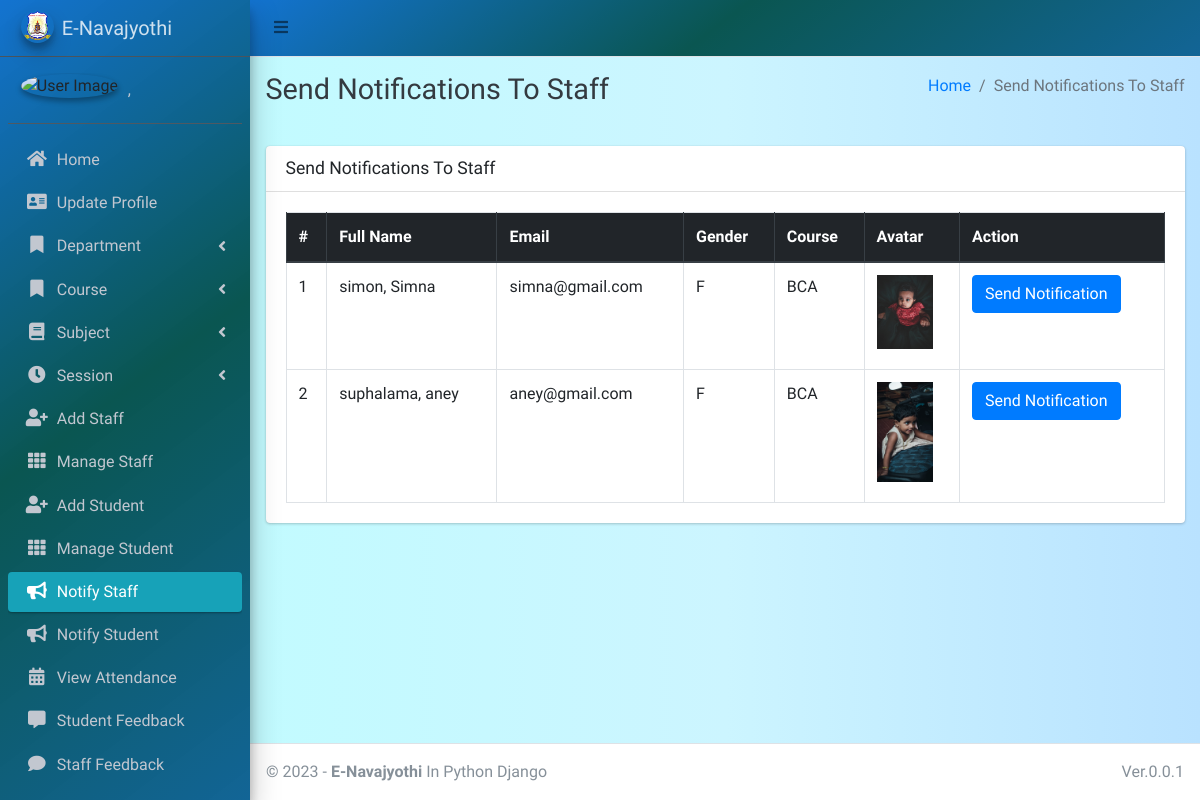
The page /admin_notify_staff (signed in) on the database its author committed.
### main_app/models.py (models this page shows, shortened)
class CustomUser(AbstractUser):
    USER_TYPE = ((1, "HOD"), (2, "Staff"), (3, "Student"))
    GENDER = [("M", "Male"), ("F", "Female")]
    username = None  # Removed username, using email instead
    email = models.EmailField(unique=True)
    user_type = models.CharField(default=1, choices=USER_TYPE, max_length=1)
    gender = models.CharField(max_length=1, choices=GENDER)
    profile_pic = models.ImageField()
    address = models.TextField()
    fcm_token = models.TextField(default="")  # For firebase notifications
    created_at = models.DateTimeField(auto_now_add=True)
    updated_at = models.DateTimeField(auto_now=True)
    USERNAME_FIELD = "email"
    REQUIRED_FIELDS = []
    objects = CustomUserManager()
    phone_num = models.IntegerField(max_length=12 ,null=True,blank=False)
    aadhar_num = models.IntegerField(max_length=12,null=True,blank=False)
    date_of_birth = models.DateField(null=True,blank=False)
    def __str__(self):
        return self.last_name + ", " + self.first_name

class Staff(models.Model):
    course = models.ForeignKey(Course, on_delete=models.DO_NOTHING, null=True, blank=False)
    department = models.ForeignKey(Department, on_delete=models.DO_NOTHING, null=True, blank=False)
    admin = models.OneToOneField(CustomUser, on_delete=models.CASCADE)
    phone_num = models.CharField(max_length=12 ,null=True,blank=False)

class Course(models.Model):
    name = models.CharField(max_length=120)
    created_at = models.DateTimeField(auto_now_add=True)
    updated_at = models.DateTimeField(auto_now=True)

### main_app/hod_views.py (the view)
# urls.py: path("admin_notify_staff", hod_views.admin_notify_staff,
def admin_notify_staff(request):
    staff = CustomUser.objects.filter(user_type=2)
    context = {
        'page_title': "Send Notifications To Staff",
        'allStaff': staff
    }
    return render(request, "hod_template/staff_notification.html", context)

### main_app/templates/hod_template/staff_notification.html (shortened to what this page needs)
{% extends 'main_app/base.html' %}
{% load static %}
{% block page_title %}{{page_title}}{% endblock page_title %}
{% block content %}
<section class="content">
    <div class="container-fluid">
        <div class="row">
            <div class="col-md-12">
                <div class="card">
                    <div class="card-header">
                        <h3 class="card-title">{{page_title}}</h3>
                    </div>
                    <div class="card-body">
                        <table id="example2" class="table table-bordered table-hover">
                            <thead class="thead-dark">
                                <tr>
                                    <th>#</th>
                                    <th>Full Name</th>
                                    <th>Email</th>
                                    <th>Gender</th>
                                    <th>Course</th>
                                    <th>Avatar</th>
                                    <th>Action</th>
                                </tr>
                            </thead>
                            <tbody>
                                {% for staff in allStaff %}
                                <tr>
                                    <td>{{ forloop.counter }}</td>
                                    <td>{{staff.last_name}}, {{staff.first_name}}</td>
                                    <td>{{staff.email}}</td>
                                    <td>{{staff.gender}}</td>
                                    <td>{{staff.staff.course.name}}</td>
                                    <td>
                                        {% if staff.profile_pic == ""  %}
                                        No Image
                                        {% else %}
                                        <img class="img img-fluid mb-2" height="56" width="56"
                                            src="{{staff.profile_pic}}" alt="">
                                        {% endif %}
                                    </td>
                                    <td><button data-toggle = "modal" data-target = "#myModal"class="btn btn-primary show_notification" value="{{staff.id}}">Send Notification</button>
                                    </td>
                                </tr>
                                {% endfor %}
                            </tbody>
                        </table>
                    </div>
                </div>
            </div>
        </div>
    </div>
</section>
{% endblock content %}

### main_app/templates/main_app/sidebar_template.html (shortened to what this page needs)
{% load static %}
<aside class="main-sidebar sidebar-dark-info elevation-4 " style="background: rgb(0,104,205);
background: linear-gradient(143deg, rgba(0,104,205,0.9248949579831933) 0%, rgba(0,79,74,0.9613095238095238) 49%, rgba(0,89,142,0.9276960784313726) 100%);">
    {% if request.user.user_type == '1' %}
    <a href="{% url 'admin_home' %}" class="brand-link">
        <img src="{% static 'dist/img/nava_logo.png' %} " alt="AdminLTE Logo"
            class="brand-image img-circle elevation-3" >
        <span class="brand-text font-weight-light">E-Navajyothi</span>
    </a>
      <div class="sidebar">
        <div class="user-panel mt-3 pb-3 mb-3 d-flex">
            <div class="image">
                <img src="{{ request.user.profile_pic}}" class="img-circle elevation-2" alt="User Image">
            </div>
            <div class="info">
                <a href="#" class="d-block">{{user}}</a>
            </div>
        </div>
        <nav class="mt-2 ">
            <ul class="nav nav-pills nav-sidebar flex-column " data-widget="treeview" role="menu" data-accordion="false">
                <li class="nav-item">
                    {% url 'admin_home' as admin_home %}
                    <a href="{{admin_home}}" class="nav-link {% if admin_home == request.path %} active {% endif %}">
                        <i class="nav-icon fas fa-home"></i>
                        <p >
                            Home
                        </p>
                    </a>
                </li>
                <li class="nav-item">
                    {% url 'admin_view_profile' as admin_view_profile %}
                    <a href="{{admin_view_profile}}"
                        class="nav-link {% if admin_view_profile == request.path %} active {% endif %}">
                        <i class="nav-icon fas fa-address-card"></i>
                        <p>
                            Update Profile
                        </p>
                    </a>
                </li>
            <li class="nav-item has-treeview">
                    <a href="#" class="nav-link">
                        <i class="nav-icon fas fa-bookmark"></i>
                        <p>
                            Department
                            <i class="fas fa-angle-left right"></i>
                        </p>
                    </a>
                </li>
                <li class="nav-item has-treeview">
                    <a href="#" class="nav-link">
                        <i class="nav-icon fas fa-bookmark"></i>
                        <p>
                            Course
                            <i class="fas fa-angle-left right"></i>
                        </p>
                    </a>
                </li>
                <li class="nav-item has-treeview">
                    <a href="#" class="nav-link">
                        <i class="nav-icon fas fa-book"></i>
                        <p>
                            Subject
                            <i class="fas fa-angle-left right"></i>
                        </p>
                    </a>
                </li>
                <li class="nav-item has-treeview">
                    <a href="#" class="nav-link">
                        <i class="nav-icon fas fa-clock"></i>
                        <p>
                            Session
                            <i class="fas fa-angle-left right"></i>
                        </p>
                    </a>
                </li>
                <li class="nav-item">
                    {% url 'add_staff' as add_staff %}
                    <a href="{{add_staff}}" class="nav-link {% if add_staff == request.path %} active {% endif %}">
                        <i class="nav-icon fas fa-user-plus"></i>
                        <p>
                            Add Staff
                        </p>
                    </a>
                </li>
                <li class="nav-item">
                    {% url 'manage_staff' as manage_staff %}
                    {% url 'edit_staff' staff_id as edit_staff %}
                    <a href="{{manage_staff}}"
                        class="nav-link {% if manage_staff == request.path or request.path == edit_staff %} active {% endif %}">
                        <i class="nav-icon fas fa-th"></i>
                        <p>
                            Manage Staff
                        </p>
                    </a>
                </li>
                <li class="nav-item">
                    {% url 'add_student' as add_student%}
                    <a href="{{add_student}}" class="nav-link  {% if add_student == request.path %} active {% endif %}">
                        <i class="nav-icon fas fa-user-plus"></i>
                        <p>
                            Add Student
                        </p>
                    </a>
                </li>
                <li class="nav-item">
                    {% url 'manage_student' as manage_student %}
                    {% url 'edit_student' student_id as edit_student %}
                    <a href="{{manage_student}}"
                        class="nav-link  {% if edit_student == request.path or manage_student == request.path %} active {% endif %}">
                        <i class="nav-icon fas fa-th"></i>
                        <p>
                            Manage Student
                        </p>
                    </a>
                </li>
                <li class="nav-item">
                    {% url 'admin_notify_staff' as admin_notify_staff %}
                    <a href="{{admin_notify_staff}}"
                        class="nav-link {% if admin_notify_staff == request.path %} active {% endif %}">
                        <i class="nav-icon fas fa-bullhorn"></i>
                        <p>
                            Notify Staff
                        </p>
                    </a>
                </li>
                <li class="nav-item">
                    {% url 'admin_notify_student' as admin_notify_student %}
                    <a href="{{admin_notify_student}}"
                        class="nav-link {% if admin_notify_student == request.path %} active {% endif %}">
                        <i class="nav-icon fas fa-bullhorn"></i>
                        <p>
                            Notify Student
                        </p>
                    </a>
                </li>
                <li class="nav-item">
                    {% url 'admin_view_attendance' as admin_view_attendance %}
                <li class="nav-item">
                    <a href="{{admin_view_attendance}}"
                        class="nav-link  {% if admin_view_attendance == request.path %} active {% endif %}">
                        <i class="nav-icon fas fa-calendar-alt"></i>
                        <p>
                            View Attendance
                        </p>
                    </a>
                </li>
                <li class="nav-item">
                    {% url 'student_feedback_message' as student_feedback_message %}
                    <a href="{{ student_feedback_message }}"
                        class="nav-link  {% if student_feedback_message == request.path %} active {% endif %}">
                        <i class="nav-icon fas fa-comment-alt"></i>
                        <p>
                            Student Feedback
                        </p>
                    </a>
                </li>
                <li class="nav-item">
                    {% url 'staff_feedback_message' as staff_feedback_message %}
                    <a href="{{staff_feedback_message}}"
                        class="nav-link   {% if staff_feedback_message == request.path %} active {% endif %}">
                        <i class="nav-icon fas fa-comment"></i>
                        <p>
                            Staff Feedback
                        </p>
                    </a>
                </li>
                <li class="nav-item">
                    {% url 'view_staff_leave' as view_staff_leave %}
                    <a href="{{view_staff_leave}}"
                        class="nav-link  {% if view_staff_leave == request.path %} active {% endif %}">
                    </a>
                </li>
                                        {% endif %}
                                    </ul>
                                </nav>
                            </div>
</aside>

### rows shown on the page
CustomUser: last_name+first_name ","
CustomUser: last_name "simon", first_name "Simna", email "simna@gmail.com", gender "F", staff.course.name "BCA", shows a picture
CustomUser: last_name "suphalama", first_name "aney", email "aney@gmail.com", gender "F", staff.course.name "BCA", profile_pic (picture)

### other values the page prints
{{ page_title }} "Send Notifications To Staff"
